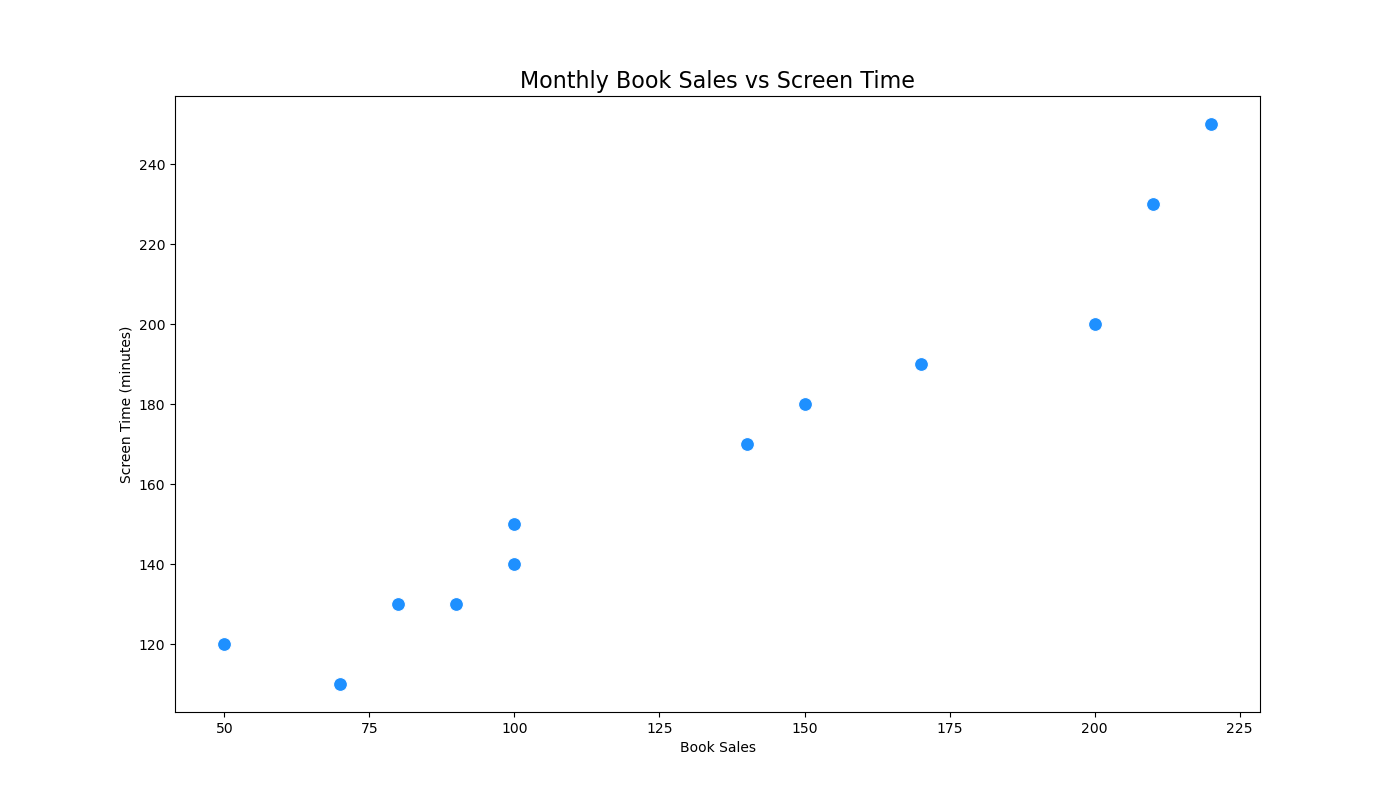

Recreate this plot in Python.

import pandas as pd
import seaborn as sns
import matplotlib.pyplot as plt

# Create the DataFrame
data = {
    'Month': ['January', 'February', 'March', 'April', 'May', 'June', 
              'July', 'August', 'September', 'October', 'November', 'December'],
    'BookSales': [50, 70, 90, 100, 150, 200, 220, 210, 170, 140, 100, 80],
    'ScreenTime': [120, 110, 130, 150, 180, 200, 250, 230, 190, 170, 140, 130]
}

df = pd.DataFrame(data)

# Set the size of the plot
plt.figure(figsize=(14, 8))

# Create scatterplot
scatter = sns.scatterplot(
    x='BookSales', 
    y='ScreenTime', 
    data=df, 
    s=100,  # size of points
    color='#1E90FF'  # dodgerblue color
)

# Setting the title
plt.title('Monthly Book Sales vs Screen Time', fontsize=16)

# Add labels to the axes
plt.xlabel('Book Sales')
plt.ylabel('Screen Time (minutes)')

# Show the plot
plt.show()
